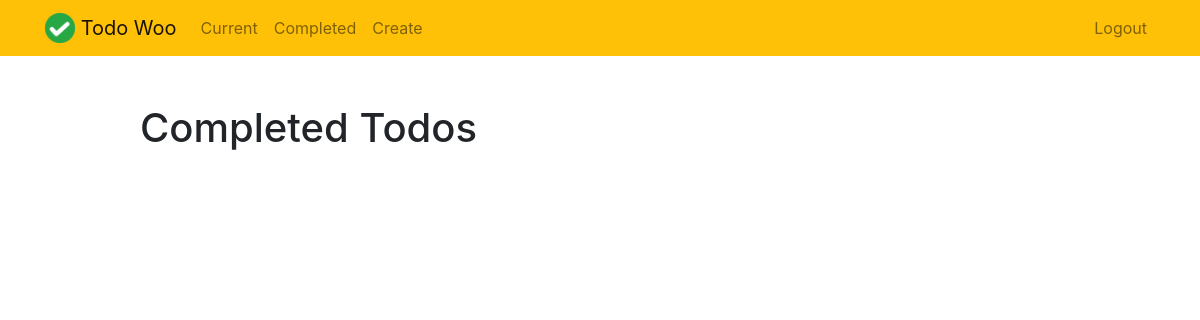
The page /completed/ (signed in) on the database as committed earlier.
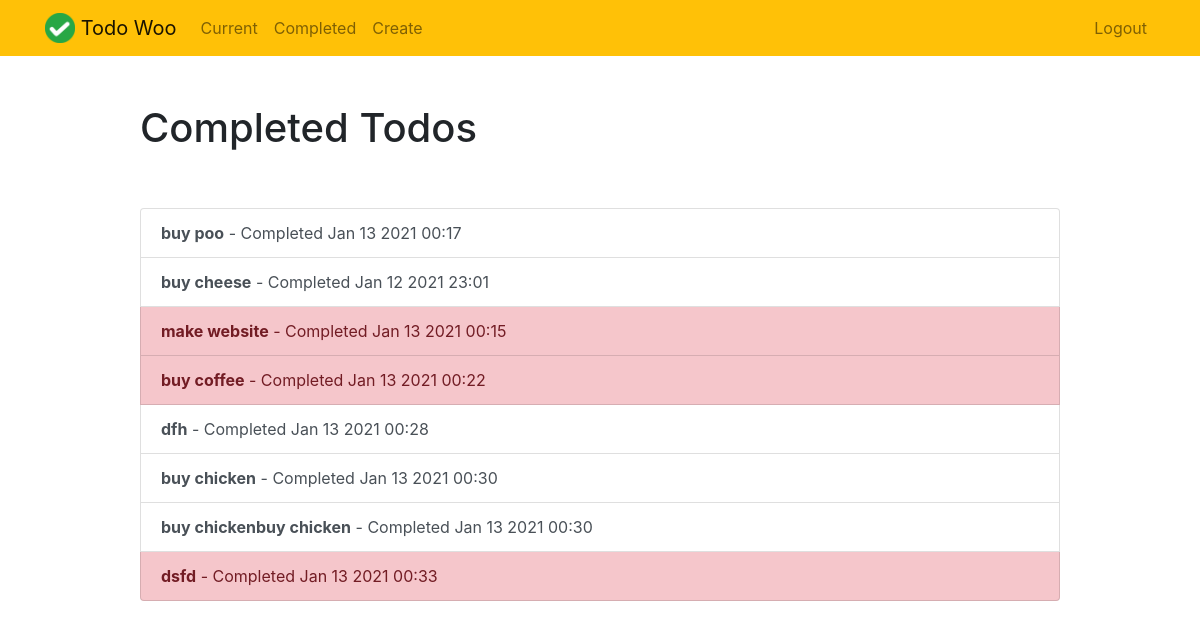
The same page on the database as committed later.
### todo/models.py (models this page shows, shortened)
class Todo(models.Model):
    title = models.CharField(max_length=100)
    memo = models.TextField(blank=True)
    created = models.DateTimeField(auto_now_add=True)
    datecompleted = models.DateTimeField(null=True, blank=True)
    important = models.BooleanField(default=False)
    user = models.ForeignKey(User, on_delete=models.CASCADE)

### todo/views.py (the view)
# urls.py: path('completed/', views.completedtodos, name='completedtodos'),
@login_required
def completedtodos(request):
    todos = Todo.objects.filter(user=request.user, datecompleted__isnull=False)
    return render(request, 'todo/completedtodos.html', {'todos':todos})

### todo/templates/todo/completedtodos.html
{% extends "todo/base.html" %}
{% block content %}
    <div class="row justify-content-center mt-5">
        <div class="col-md-10">
            <h1>Completed Todos</h1>
        </div>
    </div>
    <div class="row justify-content-center mt-5">
        <div class="col-md-10">
            <div class="list-group">
                {% for todo in todos %}
                    <a href="{% url 'viewtodo' todo.id %}" class="list-group-item list-group-item-action{% if todo.important %} list-group-item-danger{% endif %}"><b>{{ todo.title }}</b> - Completed {{ todo.datecompleted|date:'M j Y H:i' }}</a>
                {% endfor %}
            </div>
        </div>
    </div>
{% endblock %}

### todo/templates/todo/base.html (shortened to what this page needs)
{% load static %}
<!doctype html>
<html lang="en">
<head>
    <link rel="stylesheet" href="https://stackpath.bootstrapcdn.com/bootstrap/4.4.1/css/bootstrap.min.css">
</head>
<body>
<nav class="navbar navbar-expand-md navbar-light bg-warning">
<div class="container">
    <a class="navbar-brand" href="{% url 'home' %}">
         <img src="{% static 'todo/logo.png' %}" width="30" height="30" class="d-inline-block align-top">
        <span>Todo Woo</span>
    </a>
    <div class="collapse navbar-collapse" id="navbarNav">
    {% if user.is_authenticated %}
        <ul class="navbar-nav mr-auto">
                <li class="nav-item {{ current }}">
                    <a class="nav-link" href="{% url 'currenttodos' %}">Current</a>
                </li>
                <li class="nav-item {{ completed }}">
                    <a class="nav-link" href="{% url 'completedtodos' %}">Completed</a>
                </li>
                <li class="nav-item {{ create }}">
                    <a class="nav-link" href="{% url 'createtodo' %}">Create</a>
                </li>
        </ul>
    {% endif %}
    <ul class="navbar-nav ml-auto">
            {% if user.is_authenticated %}
                <li class="nav-item">
                    <a href="#" onclick="$('#signOutBtn').click()" class="nav-link">Logout</a>
                </li>
            {% endif %}
        </ul>
    </div>
</div>
</nav>
<div class="container">
{% block content %}{% endblock %}
</div>
</body>
</html>

Rows that differ between the two databases and show on the page:
added Todo: title "buy poo", datecompleted "Jan 13 2021 00:17"
added Todo: title "buy cheese", datecompleted "Jan 12 2021 23:01"
added Todo: title "make website", datecompleted "Jan 13 2021 00:15", important True (drawn)
added Todo: title "buy coffee", datecompleted "Jan 13 2021 00:22", important True (drawn)
added Todo: title "dfh", datecompleted "Jan 13 2021 00:28"
added Todo: title "buy chicken", datecompleted "Jan 13 2021 00:30"
added Todo: title "buy chickenbuy chicken", datecompleted "Jan 13 2021 00:30"
added Todo: title "dsfd", datecompleted "Jan 13 2021 00:33", important True (drawn)
